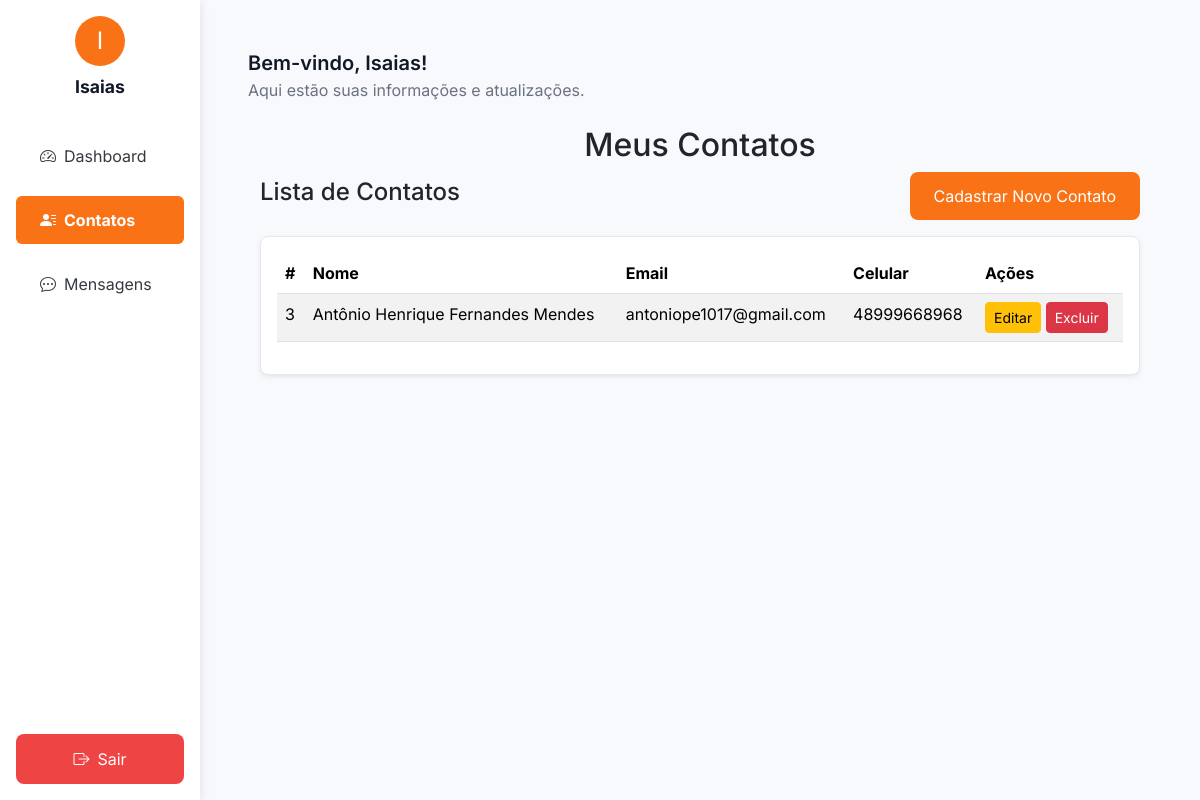
/contatos (signed in), run on an earlier commit of the app's database.
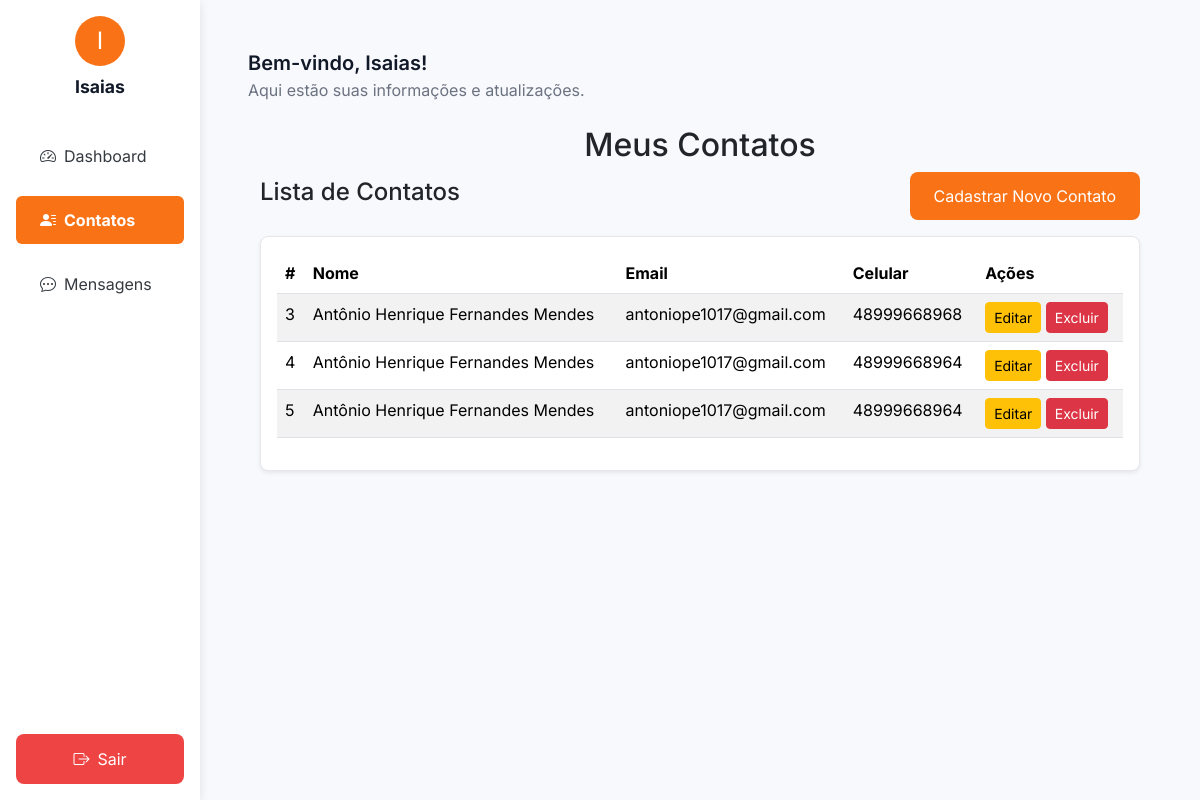
And on a later commit of the database.
### tables this page shows
CREATE TABLE usuarios (
                id INTEGER PRIMARY KEY AUTOINCREMENT,
                nome TEXT,
                email TEXT UNIQUE,
                celular TEXT,
                senha TEXT
            );

CREATE TABLE contatos (
                id INTEGER PRIMARY KEY AUTOINCREMENT,
                usuario_id INTEGER,
                nome TEXT,
                email TEXT,
                celular TEXT,
                FOREIGN KEY(usuario_id) REFERENCES usuarios(id)
            );

### app.py (the view)
@app.route('/contatos', methods=['GET'])
def contatos():
    if 'user_id' not in session:
        return redirect(url_for('login'))
    user_id = session['user_id']
    with sqlite3.connect('instance/database.db') as conn:
        cursor = conn.cursor()
        cursor.execute('SELECT id, nome FROM usuarios WHERE id = ?', (user_id,))
        user_data = cursor.fetchone()
    if user_data is None:
        return redirect(url_for('logout'))
    user = {
        'id': user_data[0],
        'name': user_data[1]
    }
    cursor.execute('SELECT id, nome, email, celular FROM contatos WHERE usuario_id = ?', (user_id,))
    contatos = cursor.fetchall()
    return render_template('contatos.html', user=user, contatos=contatos)

### app.py (called while the page is built)
@app.before_request
def before_request():
    user_id = session.get('user_id')
    if user_id:
        with sqlite3.connect('instance/database.db') as conn:
            cursor = conn.cursor()
            cursor.execute('SELECT nome, email FROM usuarios WHERE id = ?', (user_id,))
            user = cursor.fetchone()
            if user:
                g.user = {'name': user[0], 'email': user[1]}
            else:
                g.user = None
    else:
        g.user = None

### templates/contatos.html (shortened to what this page needs)
{% extends 'base.html' %}
{% block content %}
<div class="container mt-4">
    <h2 class="text-center">Meus Contatos</h2>
    <div class="d-flex justify-content-between align-items-center mb-3">
        <h4>Lista de Contatos</h4>
        <a href="{{ url_for('criar_contato') }}" class="btn btn-primary">Cadastrar Novo Contato</a>
    </div>
    <div class="card p-3 shadow-sm">
        <table class="table table-striped table-hover">
            <thead>
                <tr>
                    <th>#</th>
                    <th>Nome</th>
                    <th>Email</th>
                    <th>Celular</th>
                    <th>Ações</th>
                </tr>
            </thead>
            <tbody>
                {% for contato in contatos %}
                    <tr>
                        <td>{{ contato[0] }}</td>
                        <td>{{ contato[1] }}</td>
                        <td>{{ contato[2] }}</td>
                        <td>{{ contato[3] }}</td>
                        <td>
                            <a href="{{ url_for('editar_contato', contato_id=contato[0]) }}" class="btn btn-warning btn-sm">Editar</a>
                            <a href="{{ url_for('excluir_contato', contato_id=contato[0]) }}" class="btn btn-danger btn-sm" onclick="return confirm('Tem certeza que deseja excluir?');">Excluir</a>
                        </td>
                    </tr>
                {% endfor %}
            </tbody>
        </table>
    </div>
</div>
{% endblock %}

### templates/base.html (shortened to what this page needs)
<!DOCTYPE html>
<html lang="pt-br">
<head>
    <link href="https://cdn.jsdelivr.net/npm/bootstrap@5.3.2/dist/css/bootstrap.min.css" rel="stylesheet">
    <link href="https://cdn.jsdelivr.net/npm/bootstrap-icons@1.10.5/font/bootstrap-icons.css" rel="stylesheet">
    <link rel="stylesheet" href="{{ url_for('static', filename='style.css') }}">
</head>
<body class="{% if request.endpoint in ['login', 'register'] %}login-register-page{% endif %}">
    <div class="container-fluid">
        <div class="row">
            {% if request.endpoint not in ['login', 'register'] %}
            <div class="col-md-2 sidebar d-flex flex-column position-relative p-3">
                <div class="text-center mb-4">
                    {% if user %}
                        <div class="avatar mx-auto mb-2">{{ user.name[0]|upper }}</div>
                        <strong>{{ user.name }}</strong>
                    {% else %}
                        <div class="text-muted">Usuário não logado</div>
                    {% endif %}
                </div>
                <ul class="nav flex-column">
                    <li class="nav-item my-2">
                        <a class="nav-link {% if request.endpoint == 'dashboard' %}active fw-bold rounded{% endif %}" href="{{ url_for('dashboard') }}">
                            <i class="bi bi-speedometer2 me-2"></i>Dashboard
                        </a>
                    </li>
                    <li class="nav-item my-2">
                        <a class="nav-link {% if request.endpoint == 'contatos' %}active fw-bold rounded{% endif %}" href="{{ url_for('contatos') }}">
                            <i class="bi bi-person-lines-fill me-2"></i>Contatos
                        </a>
                    </li>
                    <li class="nav-item my-2">
                        <a class="nav-link {% if request.endpoint == 'mensagens' %}active fw-bold rounded{% endif %}" href="{{ url_for('mensagens') }}">
                            <i class="bi bi-chat-dots me-2"></i>Mensagens
                        </a>
                    </li>
                </ul>
                <a href="{{ url_for('logout') }}" class="btn btn-logout mt-auto">
                    <i class="bi bi-box-arrow-right me-2"></i>Sair
                </a>
            </div>
            {% endif %}
            <div class="col-md-10 p-5">
                <div class="header">
                    {% if user %}
                        <div class="greeting">Bem-vindo, {{ user.name }}!</div>
                        <div class="subheading">Aqui estão suas informações e atualizações.</div>
                    {% endif %}
                </div>
                {% block content %}
                {% endblock %}
            </div>
        </div>
    </div>
</body>
</html>

### static/style.css (style rules this page uses)
body { background-color: #f8f9fc; font-family: 'Inter', sans-serif; }
.p-5 { padding: 3rem !important; }
.sidebar { background-color: #ffffff; color: #343a40; min-height: 100vh; box-shadow: 0 2px 10px rgba(0, 0, 0, 0.1); padding-top: 1.5rem; }
.sidebar .avatar { background-color: #f97316; color: white; font-size: 1.5rem; border-radius: 50%; width: 50px; height: 50px; display: flex; justify-content: center; align-items: center; margin-bottom: 1rem; }
.sidebar strong { font-size: 1.1rem; color: #111827; }
.sidebar .nav-link { color: #343a40; font-size: 1rem; padding: 0.75rem 1.5rem; border-radius: 0.5rem; }
.sidebar .nav-link.active { background-color: #f97316; color: white; }
.sidebar .btn-logout { background-color: #ef4444; color: white; font-size: 1rem; padding: 0.75rem 1.5rem; text-align: center; border-radius: 0.5rem; width: 100%; }
.header { color: #111827; }
.header .greeting { font-size: 1.25rem; font-weight: 600; }
.header .subheading { font-size: 1rem; color: #6b7280; }
.card { border: 1px solid #e5e7eb; border-radius: 8px; box-shadow: 0 1px 3px rgba(0, 0, 0, 0.1); background-color: #ffffff; }
.btn-primary { background-color: #f97316; border: none; padding: 0.75rem 1.5rem; border-radius: 0.5rem; color: white; }
a { color: #f97316; text-decoration: none; }

What changed in the data, as far as the page shows it:
added contatos: id "4", nome "Antônio Henrique Fernandes Mendes", email "antoniope1017@gmail.com", celular "48999668964"
added contatos: id "5", nome "Antônio Henrique Fernandes Mendes", email "antoniope1017@gmail.com", celular "48999668964"
